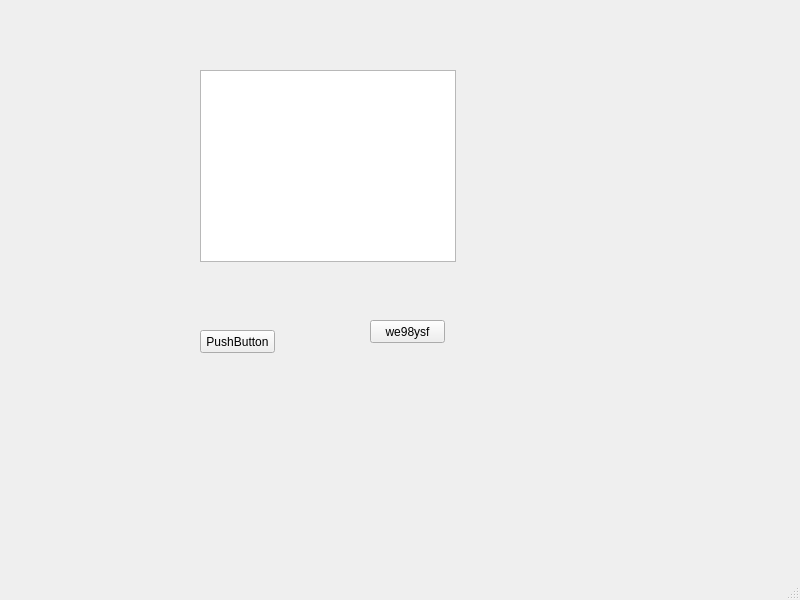
<?xml version="1.0" encoding="UTF-8"?>
<ui version="4.0">
 <class>MainWindow</class>
 <widget class="QMainWindow" name="MainWindow">
  <property name="geometry">
   <rect>
    <x>0</x>
    <y>0</y>
    <width>800</width>
    <height>600</height>
   </rect>
  </property>
  <property name="windowTitle">
   <string>MainWindow</string>
  </property>
  <widget class="QWidget" name="centralwidget">
   <widget class="QTableView" name="tableView">
    <property name="geometry">
     <rect>
      <x>200</x>
      <y>70</y>
      <width>256</width>
      <height>192</height>
     </rect>
    </property>
   </widget>
   <widget class="QPushButton" name="pushButton">
    <property name="geometry">
     <rect>
      <x>200</x>
      <y>330</y>
      <width>75</width>
      <height>23</height>
     </rect>
    </property>
    <property name="text">
     <string>PushButton</string>
    </property>
   </widget>
   <widget class="QPushButton" name="pushButton_2">
    <property name="geometry">
     <rect>
      <x>370</x>
      <y>320</y>
      <width>75</width>
      <height>23</height>
     </rect>
    </property>
    <property name="text">
     <string>we98ysf</string>
    </property>
   </widget>
  </widget>
  <widget class="QMenuBar" name="menubar">
   <property name="geometry">
    <rect>
     <x>0</x>
     <y>0</y>
     <width>800</width>
     <height>21</height>
    </rect>
   </property>
  </widget>
  <widget class="QStatusBar" name="statusbar"/>
 </widget>
 <resources/>
 <connections/>
</ui>
